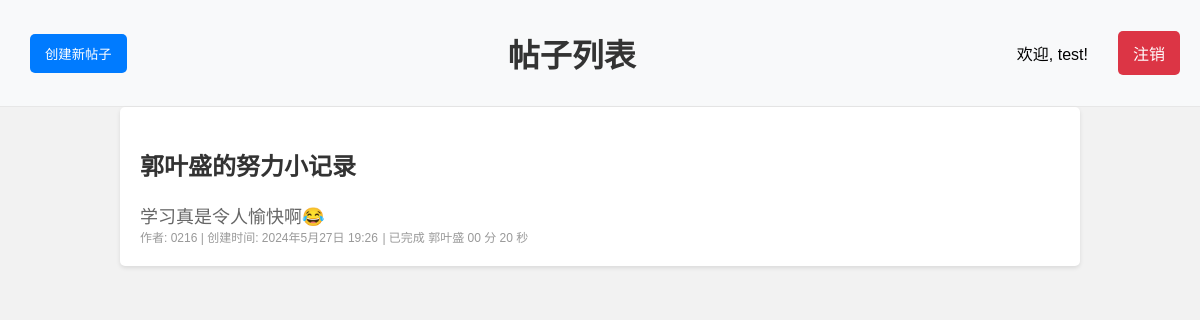
Before: / (signed in) with the older database file.
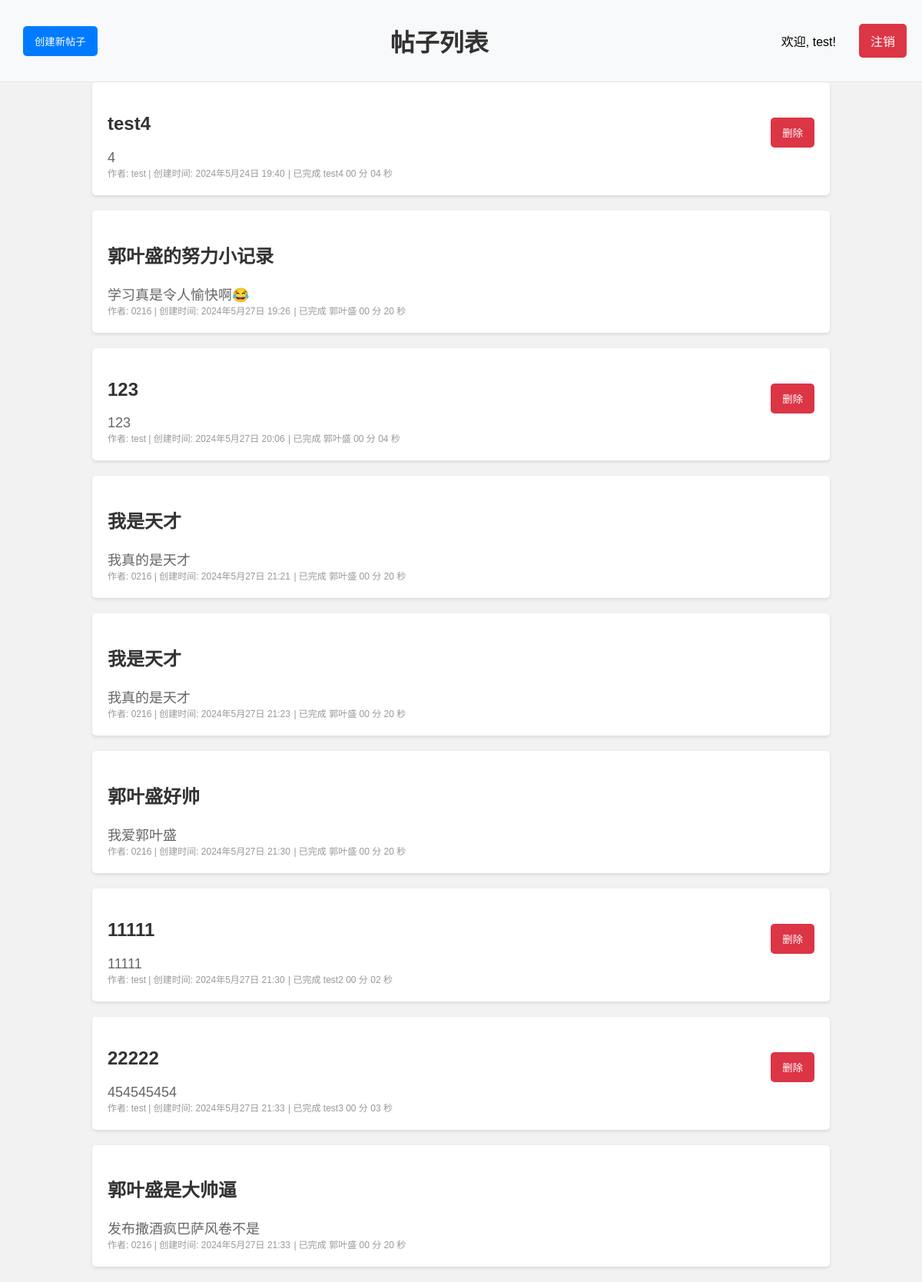
After: the same page with the newer database file.
### community/models.py (models this page shows, shortened)
class Post(models.Model):
    title = models.CharField(max_length=200)
    content = models.TextField()
    author = models.ForeignKey(User, on_delete=models.CASCADE)
    created_at = models.DateTimeField(auto_now_add=True)
    task = models.CharField(max_length=200, default='')
    task_time = models.CharField(max_length=200, default='')
    class Meta:
        db_table = 'article_tb'  #定义表名
        verbose_name = '文章'  #后台显示
        verbose_name_plural = verbose_name  #后台显示的复数

### community/views.py (the view)
# urls.py: path('', views.post_list, name='post_list'),
@login_required
def post_list(request):
    posts = Post.objects.all()
    return render(request, 'community/post_list.html', {'posts': posts})

### community/templatetags/filters.py (called while the page is built)
@register.filter
def time_format(value):
    minutes, seconds = value.split(':')
    return f'{minutes} 分 {seconds} 秒'

### community/templates/community/post_list.html (shortened to what this page needs)
{% load static %}
{% load filters %}
<link rel="stylesheet" href="{% static 'community/post_list_style.css' %}">
<!DOCTYPE html>
<html lang="zh">
<head>
</head>
<body>
    <div class="navbar">
        <div class="navbar-left">
            {% if user.is_authenticated %}
                <button onclick="location.href='{% url 'post_create' %}'">创建新帖子</button>
            {% endif %}
        </div>
        <h1>帖子列表</h1>
        <div class="navbar-right">
            {% if user.is_authenticated %}
                <p>欢迎, {{ user.username }}!</p>
                <a href="{% url 'logout' %}" class="red-button">注销</a>
            {% else %}
                <a href="{% url 'login' %}">登录</a>
                <a href="{% url 'signup' %}">注册</a>
            {% endif %}
        </div>
    </div>
    <div class="content">
        {% if posts %}
            <ul>
                {% for post in posts %}
                    <li>
                        <div>
                            <h2><a href="{% url 'post_detail' post.id %}">{{ post.title }}</a></h2>
                            <p>{{ post.content }}</p>
                            <p1>作者: {{ post.author.username }} | 创建时间: {{ post.created_at }}</p1>
                            {% if post.task and post.task_time %}
                                <p1>| 已完成 {{ post.task }} {{ post.task_time|time_format }}</p1>
                            {% endif %}
                        </div>
                        {% if user.is_authenticated and user == post.author %}
                            <form method="post" action="{% url 'delete_post' post.id %}">
                                <button type="submit" class="red-button">删除</button>
                            </form>
                        {% endif %}
                    </li>
                {% endfor %}
            </ul>
        {% else %}
            <p>暂时没有帖子。</p>
        {% endif %}
    </div>
</body>
</html>

Changed rows visible on the page:
added Post: title "test4", content "4", author.username "test", created_at "2024年5月24日 19:40", task "test4", task_time "00 分 04 秒", shows "删除"
added Post: title "123", content "123", author.username "test", created_at "2024年5月27日 20:06", task "郭叶盛", task_time "00 分 04 秒", shows "删除"
added Post: title "我是天才", content "我真的是天才", author.username "0216", created_at "2024年5月27日 21:21", task "郭叶盛", task_time "00 分 20 秒"
added Post: title "我是天才", content "我真的是天才", author.username "0216", created_at "2024年5月27日 21:23", task "郭叶盛", task_time "00 分 20 秒"
added Post: title "郭叶盛好帅", content "我爱郭叶盛", author.username "0216", created_at "2024年5月27日 21:30", task "郭叶盛", task_time "00 分 20 秒"
added Post: title "11111", content "11111", author.username "test", created_at "2024年5月27日 21:30", task "test2", task_time "00 分 02 秒", shows "删除"
added Post: title "22222", content "454545454", author.username "test", created_at "2024年5月27日 21:33", task "test3", task_time "00 分 03 秒", shows "删除"
added Post: title "郭叶盛是大帅逼", content "发布撒酒疯巴萨风卷不是", author.username "0216", created_at "2024年5月27日 21:33", task "郭叶盛", task_time "00 分 20 秒"
